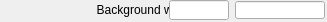
   <widget class="caFrame" name="caFrame_4">
    <property name="geometry">
     <rect>
      <x>414</x>
      <y>96</y>
      <width>327</width>
      <height>22</height>
     </rect>
    </property>
    <widget class="caLabel" name="caLabel_10">
     <property name="geometry">
      <rect>
       <x>0</x>
       <y>0</y>
       <width>192</width>
       <height>20</height>
      </rect>
     </property>
     <property name="frameShape">
      <enum>QFrame::NoFrame</enum>
     </property>
     <property name="text">
      <string>Background width</string>
     </property>
     <property name="alignment">
      <set>Qt::AlignAbsolute|Qt::AlignRight|Qt::AlignTrailing|Qt::AlignVCenter</set>
     </property>
     <property name="fontScaleMode">
      <enum>ESimpleLabel::WidthAndHeight</enum>
     </property>
     <property name="foreground">
      <color>
       <red>0</red>
       <green>0</green>
       <blue>0</blue>
      </color>
     </property>
     <property name="background">
      <color alpha="0">
       <red>0</red>
       <green>0</green>
       <blue>0</blue>
      </color>
     </property>
    </widget>
    <widget class="caTextEntry" name="caTextEntry_3">
     <property name="geometry">
      <rect>
       <x>169</x>
       <y>0</y>
       <width>60</width>
       <height>20</height>
      </rect>
     </property>
     <property name="channel" stdset="0">
      <string>$(P)$(R)BgdWidth</string>
     </property>
     <property name="foreground">
      <color>
       <red>0</red>
       <green>0</green>
       <blue>0</blue>
      </color>
     </property>
     <property name="background">
      <color>
       <red>115</red>
       <green>223</green>
       <blue>255</blue>
      </color>
     </property>
     <property name="colorMode">
      <enum>caLineEdit::Static</enum>
     </property>
     <property name="precisionMode">
      <enum>caLineEdit::Channel</enum>
     </property>
     <property name="limitsMode">
      <enum>caLineEdit::Channel</enum>
     </property>
     <property name="maxValue">
      <double>1.000000000000000</double>
     </property>
     <property name="minValue">
      <double>0.000000000000000</double>
     </property>
     <property name="fontScaleMode">
      <enum>caLineEdit::WidthAndHeight</enum>
     </property>
     <property name="formatType">
      <enum>caLineEdit::decimal</enum>
     </property>
    </widget>
    <widget class="caLineEdit" name="caLineEdit_6">
     <property name="geometry">
      <rect>
       <x>235</x>
       <y>1</y>
       <width>90</width>
       <height>18</height>
      </rect>
     </property>
     <property name="alignment">
      <set>Qt::AlignAbsolute|Qt::AlignLeading|Qt::AlignLeft|Qt::AlignVCenter</set>
     </property>
     <property name="channel" stdset="0">
      <string>$(P)$(R)BgdWidth_RBV</string>
     </property>
     <property name="foreground">
      <color>
       <red>10</red>
       <green>0</green>
       <blue>184</blue>
      </color>
     </property>
     <property name="background">
      <color>
       <red>187</red>
       <green>187</green>
       <blue>187</blue>
      </color>
     </property>
     <property name="colorMode">
      <enum>caLineEdit::Static</enum>
     </property>
     <property name="precisionMode">
      <enum>caLineEdit::Channel</enum>
     </property>
     <property name="limitsMode">
      <enum>caLineEdit::Channel</enum>
     </property>
     <property name="maxValue">
      <double>1.000000000000000</double>
     </property>
     <property name="minValue">
      <double>0.000000000000000</double>
     </property>
     <property name="fontScaleMode">
      <enum>caLineEdit::WidthAndHeight</enum>
     </property>
     <property name="formatType">
      <enum>caLineEdit::decimal</enum>
     </property>
    </widget>
   </widget>
